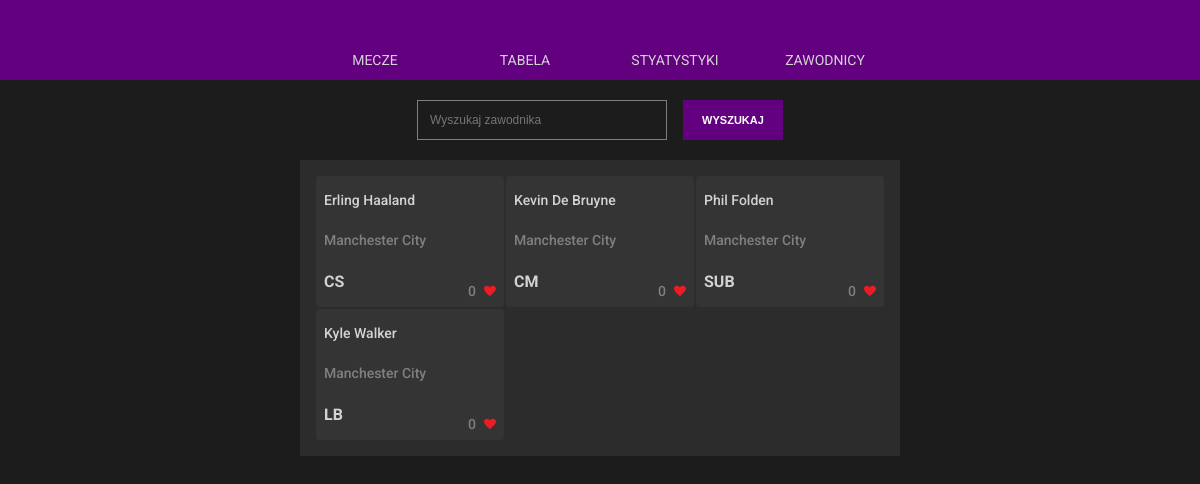
Before: /players/ with the older database file.
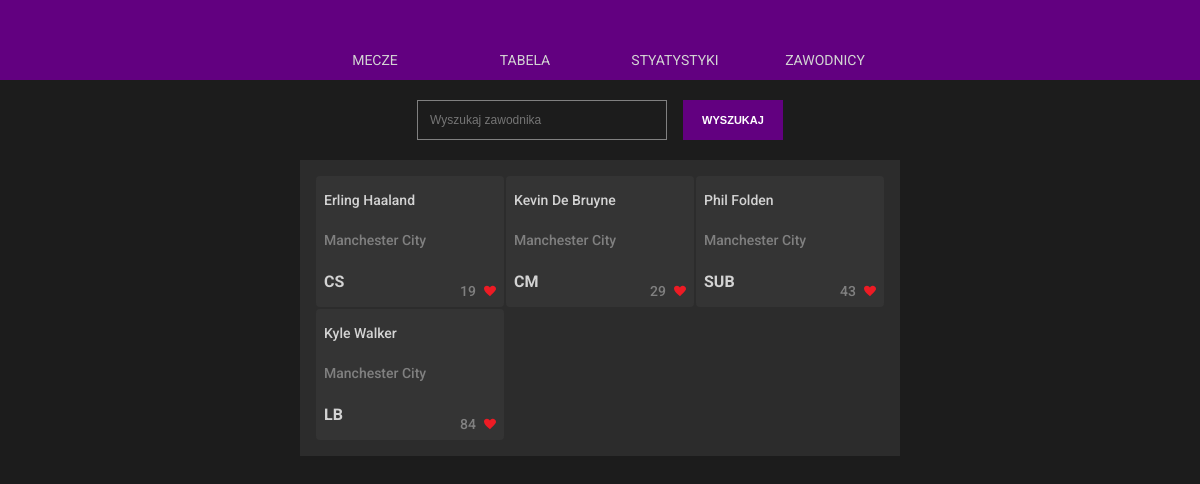
After: the same page with the newer database file.
### main/models.py (models this page shows, shortened)
class Player(models.Model):
    class PositionChoices(models.TextChoices):
        GK = 'GK'
        LB = 'LB'
        CB = 'CB'
        RB = 'RB'
        LM = 'LM'
        RM = 'RM'
        CM = 'CM'
        LS = 'LS'
        RS = 'RS'
        CS = 'CS'
        SUB = 'SUB'
    first_name = models.CharField(max_length=30)
    last_name = models.CharField(max_length=50)
    shirt_number = models.IntegerField()
    birth_date = models.DateField()
    height = models.IntegerField()
    weight = models.IntegerField()
    team = models.ForeignKey(Team, on_delete=models.CASCADE)
    position = models.CharField(max_length=3, choices=PositionChoices.choices, default="SUB")
    favourite = models.IntegerField(default=0)

class Team(models.Model):
    name = models.CharField(max_length=50)
    manager = models.CharField(max_length=100)
    owner = models.CharField(max_length=100)
    established = models.DateField()
    stadium = models.ForeignKey(Stadium, on_delete=models.CASCADE)

### main/views.py (the view, shortened to what this page needs)
# urls.py: path("players/", views.players, name="players"),
def players(request):
    playersArray = list(Player.objects.all())
    return render(request, "players.html", {"players": playersArray})

### main/templates/players.html (shortened to what this page needs)
{% extends "layout.html" %} {% block title %}Zawodnicy{% endblock %} {% block body_content %}
<div class="players">
    <div class="players-search">
        <form class="players-search__form">
            <input
                class="players-search__form_input"
                type="search"
                placeholder="Wyszukaj zawodnika"
                aria-label="Search"
                name="search"
            />
            <button class="players-search__form_button" type="submit">Wyszukaj</button>
        </form>
    </div>
    <div class="players-container">
        {% for player in players %}
        <a href="{% url 'main:player' player.id %}">
            <div class="players-container__item">
                <div class="players-container__item_name">{{player.first_name}} {{player.last_name}}</div>
                <div class="players-container__item_team">{{player.team.name}}</div>
                <div class="players-container__item_position">{{player.position}}</div>
                <form class="players-container__item_form" action="{% url 'main:increment_favourite' player.id %}" method="post">
                    <div class="players-container__item_form_fav">{{player.favourite}}</div>
                    <button class="players-container__item_form_button">
                    </button>
                </form>
            </div>
        </a>
        {% endfor %}
    </div>
</div>
{% endblock %}

### main/templates/layout.html (shortened to what this page needs)
{% load static %}
<html>
    <head>
        <link rel="stylesheet" type="text/css" href="{% static 'css/style.css' %}" />
        <link rel="stylesheet" type="text/css" href="{% static 'css/table.css' %}" />
        <link rel="stylesheet" type="text/css" href="{% static 'css/matches.css' %}" />
        <link rel="stylesheet" type="text/css" href="{% static 'css/match.css' %}" />
        <link rel="stylesheet" type="text/css" href="{% static 'css/club.css' %}" />
        <link rel="stylesheet" type="text/css" href="{% static 'css/statistics.css' %}" />
        <link rel="stylesheet" type="text/css" href="{% static 'css/player.css' %}" />
        <link rel="stylesheet" type="text/css" href="{% static 'css/players.css' %}" />
    </head>
    <body>
        <header class="main-header">
            <nav>
                <ul>
                    <a href="{% url 'main:index' %}">
                        <li>mecze</li>
                    </a>
                    <a href="{% url 'main:table' %}">
                        <li>tabela</li>
                    </a>
                    <a href="{% url 'main:statistics' %}">
                        <li>styatystyki</li>
                    </a>
                    <a href="{% url 'main:players' %}">
                        <li>zawodnicy</li>
                    </a>
                </ul>
            </nav>
        </header>
        <main>{% block body_content %}Default{% endblock %}</main>
    </body>
</html>

### static/css/style.css (style rules this page uses)
*, *::after, *::before { margin: 0; padding: 0; box-sizing: border-box; }
html, body { width: 100%; height: 100%; margin: 0; font-family: "Roboto", "sans-serif"; background: rgb(28, 28, 28); }
a { text-decoration: none; }
.main-header { width: 100%; height: 80px; background: rgb(98, 0, 128); }
.main-header ul { height: 100%; list-style-type: none; display: flex; justify-content: center; align-items: flex-end; }
.main-header li { position: relative; cursor: pointer; width: 150px; height: 40px; color: lightgrey; font-size: 14px; text-transform: uppercase; font-weight: medium; display: flex; justify-content: center; align-items: center; }

### static/css/players.css (style rules this page uses)
.players { width: 100%; display: flex; flex-direction: column; align-items: center; }
.players-container { width: 100%; max-width: 600px; height: max-content; background: rgb(44, 44, 44); padding: 16px; display: grid; grid-template-columns: repeat(3, 1fr); grid-gap: 2px; }
.players-container__item { position: relative; width: 100%; height: max-content; background: rgb(52, 52, 52); display: flex; flex-direction: column; row-gap: 24px; padding: 16px 8px; border-radius: 4px; }
.players-container__item_name { font-size: 14px; font-weight: 500; color: lightgrey; }
.players-container__item_team { font-size: 14px; font-weight: 500; color: grey; }
.players-container__item_position { font-size: 16px; font-weight: 700; color: lightgrey; }
.players-search { width: 100%; height: 40px; display: flex; justify-content: center; margin: 20px 0; }
.players-search__form_input { width: 250px; height: 40px; border: 1px solid grey; background: transparent; padding: 0 12px; color: white; font-size: 12px; }
.players-search__form_button { width: 100px; height: 40px; cursor: pointer; background: rgb(98, 0, 128); color: white; border: none; text-transform: uppercase; font-weight: 700; font-size: 11px; margin-left: 12px; }
.players-container__item_form { display: flex; column-gap: 8px; align-items: center; position: absolute; right: 8px; bottom: 8px; }
.players-container__item_form_fav { font-size: 14px; font-weight: 500; color: grey; }
.players-container__item_form_button { border: none; background: transparent; cursor: pointer; }

Changed rows visible on the page:
changed Player "CS": favourite "0" → "19"
changed Player "CM": favourite "0" → "29"
changed Player "SUB": favourite "0" → "43"
changed Player "LB": favourite "0" → "84"
